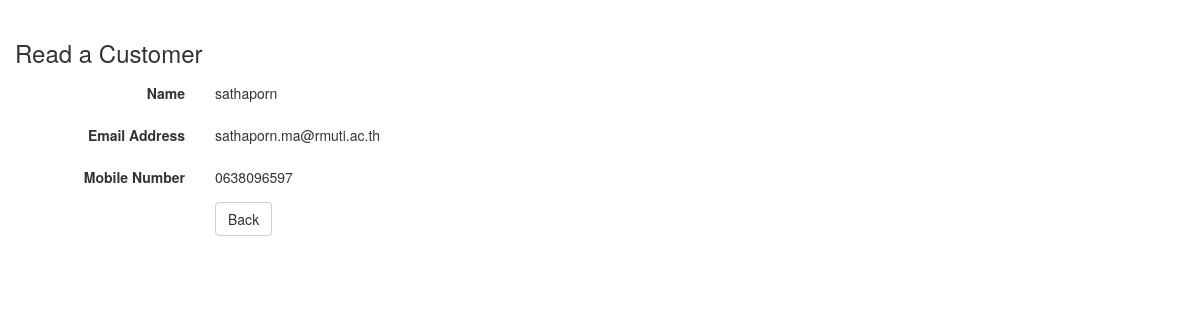
Page /read.php?id=2 on the earlier database version.
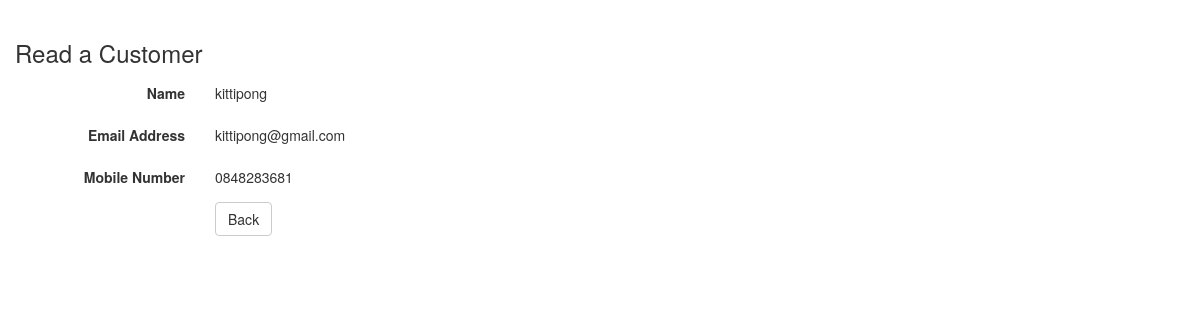
Same page on the later database version.
### tables this page shows
CREATE TABLE `customers` (
  `id` int(11) NOT NULL,
  `name` varchar(100) NOT NULL,
  `email` varchar(100) NOT NULL,
  `mobile` varchar(100) NOT NULL
);

### read.php (the view, shortened to what this page needs)
<?php
    $id = null;
    if (!empty($_GET['id'])) {
        $id = $_REQUEST['id'];
    }
    if (null === $id) {
        header('Location: index.php');
    } else {
        $pdo = Database::connect();
        $pdo->setAttribute(PDO::ATTR_ERRMODE, PDO::ERRMODE_EXCEPTION);
        $q = $pdo->prepare('SELECT * FROM customers where id = ?');
        $q->execute(array($id));
        $data = $q->fetch(PDO::FETCH_ASSOC);
    }
    require 'inc/header.php';
?>
<div class="container">
    <div class="row">
        <h3>Read a Customer</h3>
    </div>
    <div class="row">
        <div class="form-horizontal">
            <div class="form-group">
                <label class="col-sm-2 control-label">Name</label>
                <p class="checkbox col-sm-6">
                    <?php echo $data['name'];?>
                </p>
            </div>
            <div class="form-group">
                <label class="col-sm-2 control-label">Email Address</label>
                <p class="checkbox col-sm-6">
                    <?php echo $data['email'];?>
                </p>
            </div>
            <div class="form-group">
                <label class="col-sm-2 control-label">Mobile Number</label>
                <p class="checkbox col-sm-6">
                    <?php echo $data['mobile'];?>
                </p>
            </div>
            <div class="form-group">
                <div class="col-sm-offset-2 col-sm-10">
                    <a class="btn btn-default" href="index.php">Back</a>
                </div>
            </div>
        </div>
    </div>
</div>
<?php require 'inc/footer.php'; ?>

Differences in the rows shown:
changed customers: name "sathaporn" → "kittipong"; email "sathaporn.ma@rmuti.ac.th" → "kittipong@gmail.com"; mobile "0638096597" → "0848283681"
